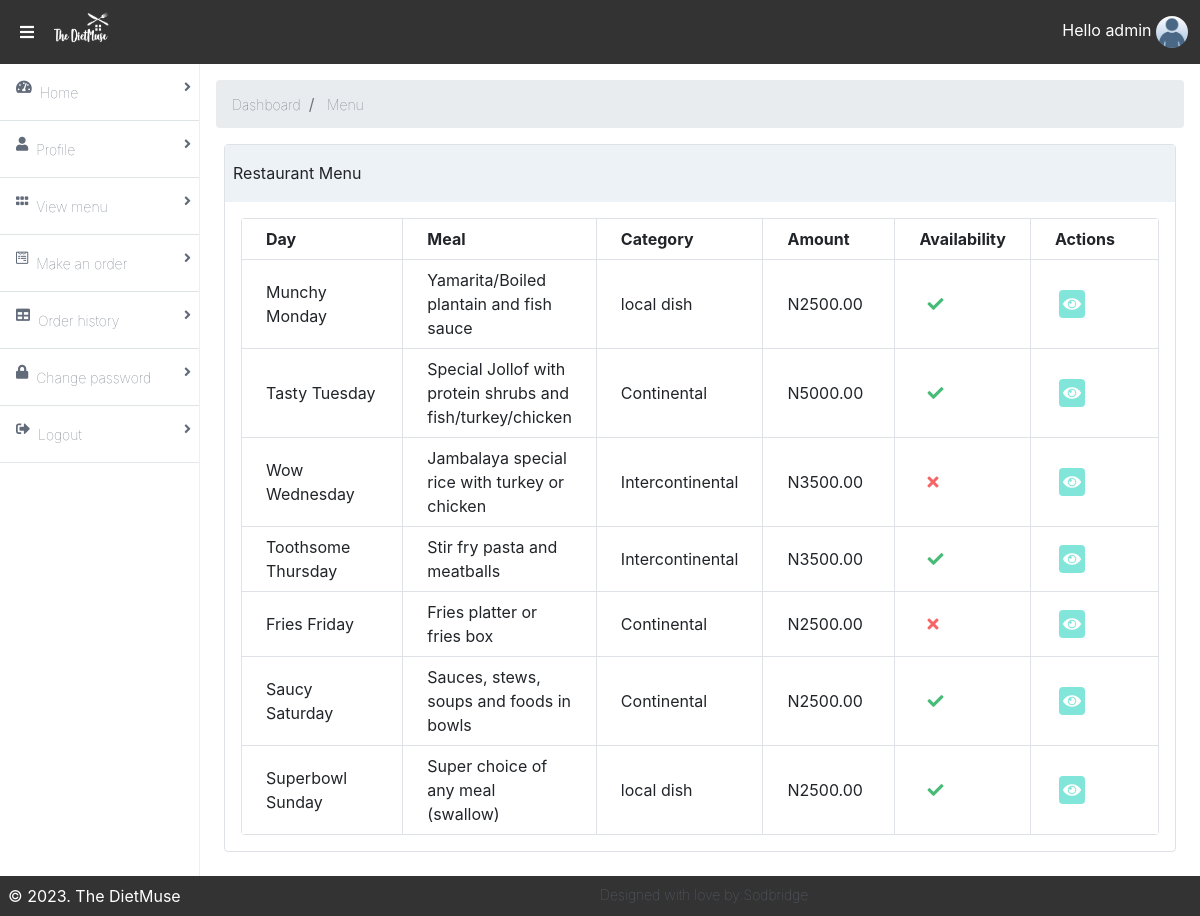
Screenshot of /food-menu/ (signed in) with the database file from the repository.
### accounts/models.py (models this page shows, shortened)
class Profile(models.Model):
	gender = (
			('Please select', 'Please select'),
			('Male', 'Male'),
			('Female', 'Female')
		)
	category = (
			('Choose category', 'Choose category'),
			('Monthly', 'Monthly'),
			('Quarterly', 'Quarterly'),
			('Annually', 'Annually'),
		)
	user = models.OneToOneField(User, related_name='profile', on_delete=models.CASCADE)
	dob = models.DateField(blank=True, null=True)
	photo = models.ImageField(upload_to='users', default='default.jpeg', blank=True)
	gender = models.CharField(max_length=100, choices=gender, default='Please Select')
	category = models.CharField(max_length=100, choices=category, blank=True, default='Choose category')
	street_address = models.CharField(max_length=200, blank=True)
	city = models.CharField(max_length=100, blank=True, default='Ondo')
	nationality = models.CharField(max_length=100, blank=True, default='Nigerian')
	state = models.CharField(max_length=200, blank=True, default=100)
	phone_no = models.CharField(max_length=100, blank=True)
	subscribed_member = models.BooleanField(default=False)
	date_created = models.DateTimeField(auto_now_add=True)

### app/models.py (models this page shows, shortened)
class Food(models.Model):
    name = models.CharField(max_length=200, db_index=True)
    slug = models.SlugField(max_length=200, db_index=True)
    category = models.ForeignKey(Category, related_name='categories', null=True, on_delete=models.CASCADE)
    image = models.ImageField(upload_to='food-menu/',blank=True)
    day = models.CharField(max_length=20, choices=week_choices, default='Munchy Monday')
    description = models.TextField(blank=True)
    return_policy = models.TextField(blank=True, null=True,)
    price = models.DecimalField(max_digits=10, null=True, decimal_places=2)
    available = models.BooleanField(default=True)
    created = models.DateTimeField(auto_now_add=True)
    updated = models.DateTimeField(auto_now=True)
    class Meta:
        index_together = (('id', 'slug'),)

class Category(models.Model):
    name = models.CharField(max_length=200, db_index=True)
    slug = models.SlugField(max_length=200, unique=True)
    class Meta:
        ordering = ('name',)
        verbose_name = 'category'
        verbose_name_plural = 'categories'
    def __str__(self):
        return self.name

### accounts/views.py (the view)
# urls.py: path('food-menu/',food_menu, name='food-menu'),
@login_required
def food_menu(request):
	food_menu = Food.objects.all()
	context = {'food_menu': food_menu}
	return render(request, 'food_menu.html', context)

### accounts/templates/food_menu.html (shortened to what this page needs)
{% extends 'base.html' %}
{% load static %}
{% load crispy_forms_tags %}
{% block content %}
<main class="bg-white-500 flex-1 p-3 overflow-hidden">
<nav aria-label="breadcrumb">
  <ol class="breadcrumb">
    <li class="breadcrumb-item"><a class="font-sans font-hairline hover:font-normal text-sm text-nav-item no-underline" href="{% url 'dashboard' %}">Dashboard</a></li>
    <li class="breadcrumb-item active" aria-current="page"> <span class="font-sans font-hairline hover:font-normal text-sm text-nav-item no-underline">Menu</span></li>
  </ol>
</nav>
    <div class="flex flex-col">
        <div class="flex flex-1  flex-col md:flex-row lg:flex-row mx-2">
            <div class="mb-2 border-solid border-gray-300 rounded border shadow-sm w-full">
                <div class="bg-gray-200 px-2 py-3 border-solid border-gray-200 border-b">
                    Restaurant Menu
                </div>
                <div class="p-3">
                    <table class="table-responsive w-full rounded">
                        <thead>
                          <tr>
                            <th class="border w-1/4 px-4 py-2">Day</th>
                            <th class="border w-1/6 px-4 py-2">Meal</th>
                            <th class="border w-1/6 px-4 py-2">Category</th>
                            <th class="border w-1/6 px-4 py-2">Amount</th>
                            <th class="border w-1/7 px-4 py-2">Availability</th>
                            <th class="border w-1/5 px-4 py-2">Actions</th>
                          </tr>
                        </thead>
                        <tbody>
                          {% for menu in food_menu %}
                            <tr>
                                <td class="border px-4 py-2"> {{ menu.day }}</td>
                                <td class="border px-4 py-2">{{ menu.name }}</td>
                                <td class="border px-4 py-2"> {{ menu.category }}</td>
                                <td class="border px-4 py-2">N{{ menu.price }}</td>
                                {% if menu.available == True %}
                                <td class="border px-4 py-2">
                                    <i class="fas fa-check text-green-500 mx-2"></i>
                                </td>
                                {% else %}
                                <td class="border px-4 py-2">
                                    <i class="fas fa-times text-red-500 mx-2"></i>
                                </td>
                                {% endif %}
                                {% if request.user.username == 'gabby' %}
                                <td class="border px-4 py-2">
                                    <a href="{% url 'menu-detail' menu.pk %}" title="view menu" class="bg-teal-300 cursor-pointer rounded p-1 mx-1 text-white"><i class="fas fa-eye"></i></a>
                                    <a href="{% url 'menu-update' menu.pk %}" title="edit menu" class="bg-teal-300 cursor-pointer rounded p-1 mx-1 text-white"><i class="fas fa-edit"></i></a>
<!--                                     <a href="{% url 'menu-delete' menu.pk %}" title="delete menu" class="bg-teal-300 cursor-pointer rounded p-1 mx-1 text-red-500"><i class="fas fa-trash"></i>
                                    </a> -->
                                </td>
                                {% else %}
                                <td class="border px-4 py-2">
                                    <a href="{% url 'menu-detail' menu.pk %}" title="view menu" class="bg-teal-300 cursor-pointer rounded p-1 mx-1 text-white">
                                            <i class="fas fa-eye"></i></a>
                                </td>
                                 {% endif %}
                            </tr>
                            {% endfor %}
                        </tbody>
                    </table>
                </div>
            </div>
        </div>
    </div>
</main>
{% endblock content %}

### accounts/templates/base.html (shortened to what this page needs)
{% load static %}
{% load crispy_forms_tags %}
<!DOCTYPE html>
<html lang="en">
<head>
    <link rel="stylesheet" href="{% static 'dist/styles.css' %}">
    <link rel="stylesheet" href="{% static 'dist/all.css' %}">
    <link rel="stylesheet" href="https://cdn.jsdelivr.net/npm/bootstrap@4.0.0/dist/css/bootstrap.min.css">
</head>
<body>
<div class="mx-auto bg-grey-400">
    <div class="min-h-screen flex flex-col">
        <header class="bg-nav" style="background-color:#333">
            <div class="flex justify-between">
                <div class="p-1 mx-3 inline-flex items-center">
                    <i class="fas fa-bars pr-2 text-white" onclick="sidebarToggle()"></i>
                    <h1 class="text-white p-2">
                    <img src="{% static 'images/dietmusenew-removebg-preview.png' %}" style="height:2rem; width:60px;" alt="Logo" class="img-fluid"> </h1>
                </div>
                <div class="p-1 flex flex-row items-center">
                    <a href="#" onclick="profileToggle()" class="text-white p-2 no-underline hidden md:block lg:block">Hello {{ request.user.username }}
                        <img onclick="profileToggle()" class="inline-block h-8 w-8 rounded-full" src="{{ request.user.profile.photo.url }}" alt="user picture">
                    </a>
                </div>
            </div>
        </header>
        <div class="flex flex-1">
            <aside id="sidebar" style="background-color:transparent;" class="bg-side-nav w-1/2 md:w-1/6 lg:w-1/6 border-r border-side-nav hidden md:block lg:block">
                <ul class="list-reset flex flex-col">
                    <li class=" w-full h-full py-3 px-2 border-b border-light-border bg-white">
                        <a href="{% url 'index' %}"
                           class="font-sans font-hairline hover:font-normal text-sm text-nav-item no-underline">
                            <i class="fas fa-tachometer-alt float-left mx-2"></i>
                            Home
                            <span><i class="fas fa-angle-right float-right"></i></span>
                        </a>
                    </li>
                    <li class=" w-full h-full py-3 px-2 border-b border-light-border bg-white">
                        <a href="{% url 'dashboard' %}"
                           class="font-sans font-hairline hover:font-normal text-sm text-nav-item no-underline">
                            <i class="fas fa-user float-left mx-2"></i>
                            Profile
                            <span><i class="fas fa-angle-right float-right"></i></span>
                        </a>
                    </li>
                    <li class="w-full h-full py-3 px-2 border-b border-light-border">
                        <a href="{% url 'food-menu' %}"
                           class="font-sans font-hairline hover:font-normal text-sm text-nav-item no-underline">
                            <i class="fas fa-grip-horizontal float-left mx-2"></i>
                            View menu
                            <span><i class="fa fa-angle-right float-right"></i></span>
                        </a>
                    </li>
                    {% if request.user.username == 'gabby' %}
                        <li class="w-full h-full py-3 px-2 border-b border-light-border">
                        <a href="{% url 'view-orders' %}"
                           class="font-sans font-hairline hover:font-normal text-sm text-nav-item no-underline">
                            <i class="fab fa-wpforms float-left mx-2"></i>
                            Customers orders
                            <span><i class="fa fa-angle-right float-right"></i></span>
                        </a>
                    </li>
                   {% else %}
                    <li class="w-full h-full py-3 px-2 border-b border-light-border">
                        <a href="{% url 'make-order' %}"
                           class="font-sans font-hairline hover:font-normal text-sm text-nav-item no-underline">
                            <i class="fab fa-wpforms float-left mx-2"></i>
                            Make an order
                            <span><i class="fa fa-angle-right float-right"></i></span>
                        </a>
                    </li>
                     {% endif %}
                    <li class="w-full h-full py-3 px-2 border-b border-light-border">
                        <a href="{% url 'order-history' %}"
                           class="font-sans font-hairline hover:font-normal text-sm text-nav-item no-underline">
                            <i class="fas fa-table float-left mx-2"></i>
                            Order history
                            <span><i class="fa fa-angle-right float-right"></i></span>
                        </a>
                    </li>
                    <li class="w-full h-full py-3 px-2 border-b border-light-border">
                        <a href="{% url 'password_change' %}"
                           class="font-sans font-hairline hover:font-normal text-sm text-nav-item no-underline">
                            <i class="fas fa-lock float-left mx-2"></i>
                            Change password
                            <span><i class="fa fa-angle-right float-right"></i></span>
                        </a>
                    </li>
                    <li class="w-full h-full py-3 px-2 border-b border-300-border">
                        <a href="{% url 'logout' %}" class="font-sans font-hairline hover:font-normal text-sm text-nav-item no-underline">
                            <i class="fas fa-sign-out-alt float-left mx-2"></i>
                            Logout
                            <span><i class="fa fa-angle-right float-right"></i></span>
                        </a>
                    </li>
                        </ul>
            </aside>
            {% block content %}
            {% endblock %}
        </div>
        <footer class="bg-grey-darkest text-white p-2" style="background-color:#333;">
            <div style="display:flex; text-align:center; margin: auto;">
                <div class="flex flex-1 mx-auto">&copy; 2023. The DietMuse</div>
                <div class="flex flex-1 mx-auto font-sans font-hairline hover:font-normal text-sm text-nav-item no-underline"> Designed with love by:<a class="font-sans font-hairline hover:font-normal text-sm text-nav-item no-underline" href="https://sodbridgeacademy.com/" target=" _blank"> Sodbridge</a></div>
            </div>
        </footer>
    </div>
</div>
</body>
</html>

### rows the page displays
Food: day "Munchy Monday", name "Yamarita/Boiled plantain and fish sauce", category "local dish", price "2500.00", available True (drawn)
Food: day "Tasty Tuesday", name "Special Jollof with protein shrubs and fish/turkey/chicken", category "Continental", price "5000.00", available True (drawn)
Food: day "Wow Wednesday", name "Jambalaya special rice with turkey or chicken", category "Intercontinental", price "3500.00", available False (drawn)
Food: day "Toothsome Thursday", name "Stir fry pasta and meatballs", category "Intercontinental", price "3500.00", available True (drawn)
Food: day "Fries Friday", name "Fries platter or fries box", category "Continental", price "2500.00", available False (drawn)
Food: day "Saucy Saturday", name "Sauces, stews, soups and foods in bowls", category "Continental", price "2500.00", available True (drawn)
Food: day "Superbowl Sunday", name "Super choice of any meal (swallow)", category "local dish", price "2500.00", available True (drawn)

### other values shown
{{ request.user.username }} "admin"
